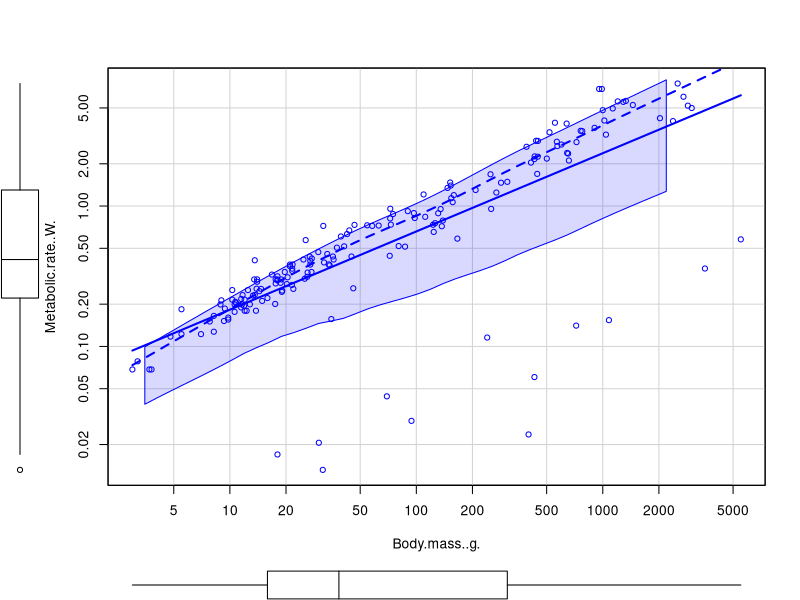
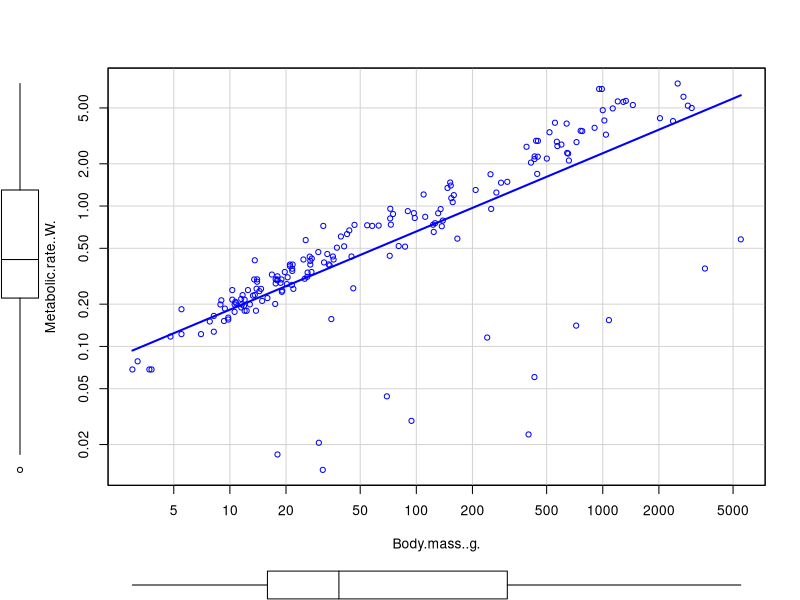
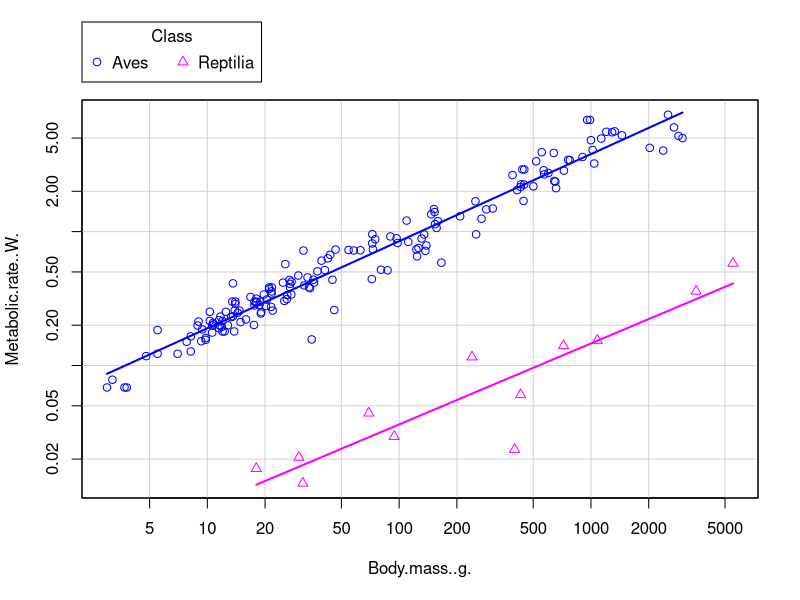
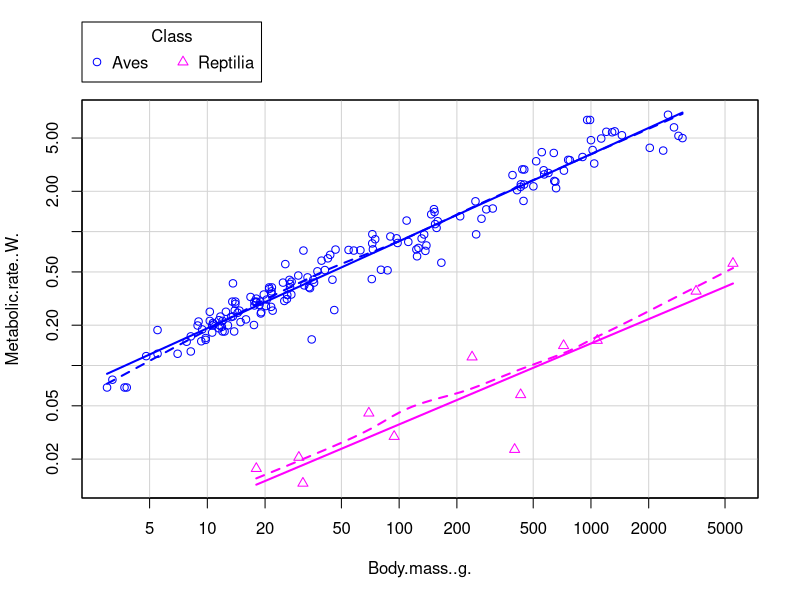
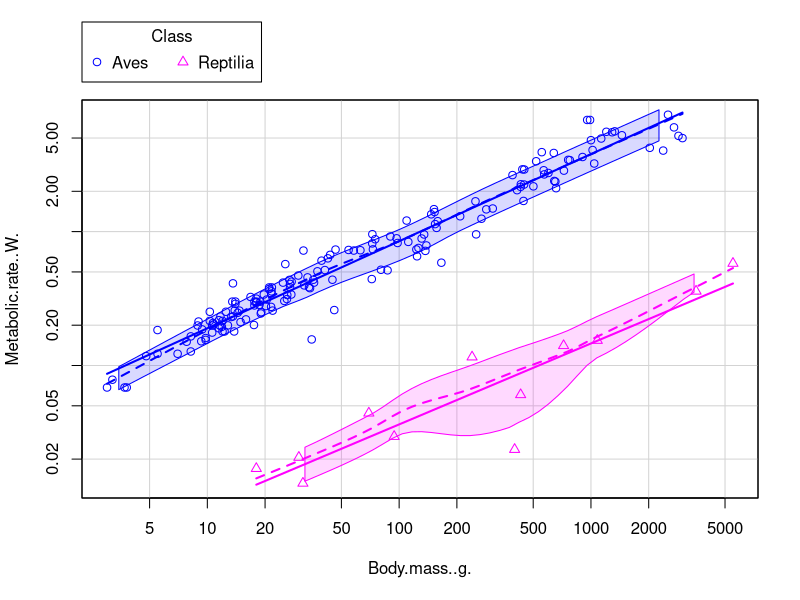
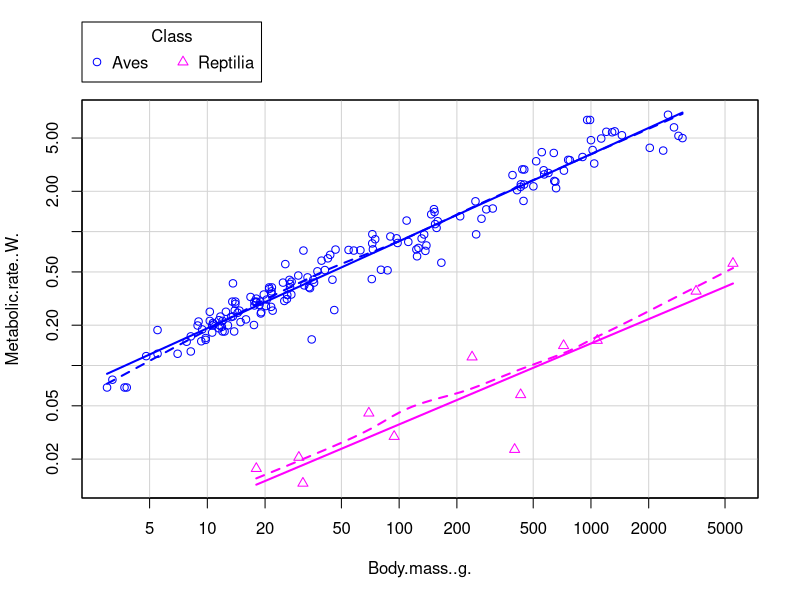
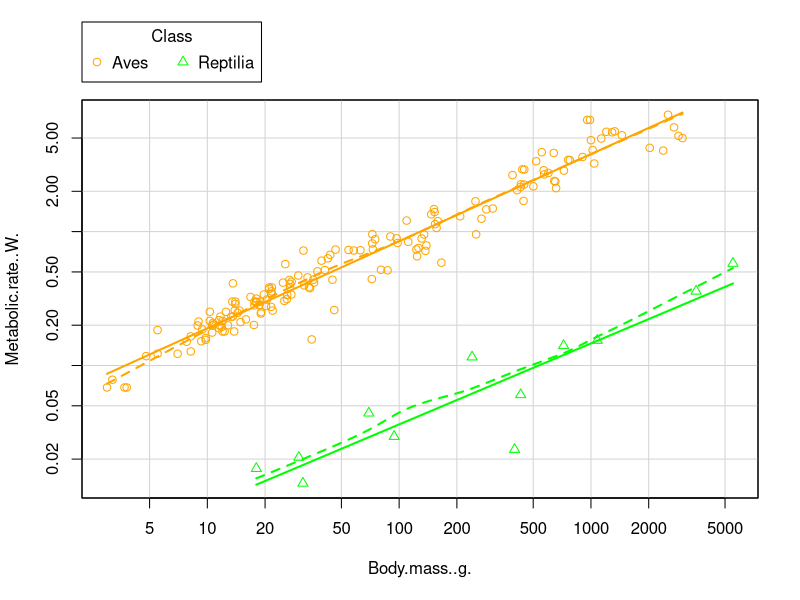
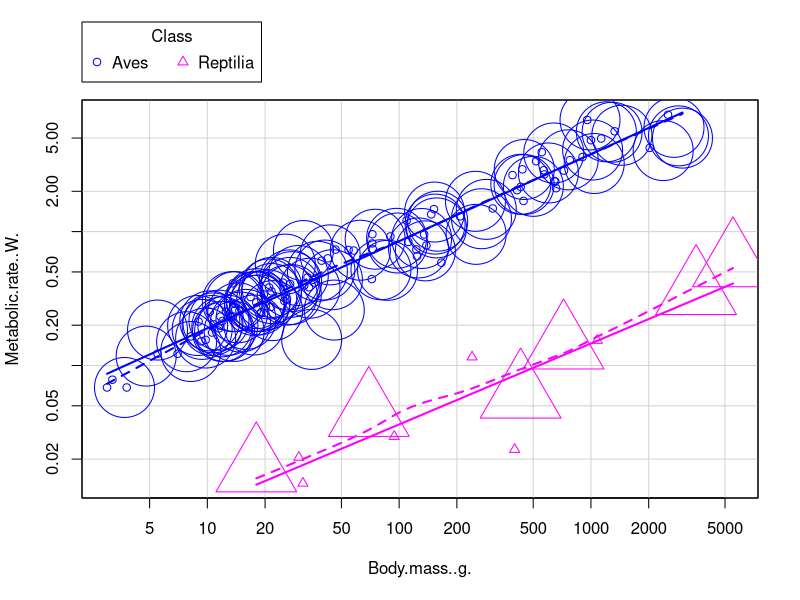

Generate these figures, in order, with R: (Note: this script raises an error after producing the figures.)
## For me: recall to  (setq ess-eval-visibly-p t)


## PURPOSE of this:
## Use different types of plot for same data
## Illustrate split-apply-combine
## Illustrate dealing with errors and incremental building of code
## Illustrate reading of help

######
## What is in the workspace? I want it clean
rm(list = ls())

anage <-  read.table("AnAge_birds_reptiles.txt", 
                     header=TRUE, na.strings="NA")


str(anage)
head(anage)
tail(anage)
summary(anage)

## Did you notice the naming of columns?


## Simpler to do it now, so it is available later
anage$logmet <- log(anage$Metabolic.rate..W.)
anage$logbm <- log(anage$Body.mass..g)



library(car)

scatterplot(Metabolic.rate..W. ~ Body.mass..g.,
            data = anage,
            log = "xy")

## too many lines; what are we getting rid of?
scatterplot(Metabolic.rate..W. ~ Body.mass..g.,
            data = anage,
            log = "xy",
            smooth = FALSE)

## But I have birds and reptiles. What is smooth doing?
scatterplot(Metabolic.rate..W. ~
                Body.mass..g. | Class,
            data = anage,
            log = "xy",
            smooth = FALSE)

scatterplot(Metabolic.rate..W. ~
                Body.mass..g. | Class,
            data = anage,
            log = "xy", smooth = TRUE)

## smooth each and add variance
scatterplot(Metabolic.rate..W. ~
                Body.mass..g. | Class,
            data = anage,
            log = "xy",
            smooth = list(smoother = loessLine,
                          var = TRUE))

## smooth explicitly, and remove variance envelope
scatterplot(Metabolic.rate..W. ~
                Body.mass..g. | Class,
            data = anage,
            log = "xy",
            smooth = list(smoother = loessLine,
                          var = FALSE))

## Notice colors. Working as expected
scatterplot(Metabolic.rate..W. ~
                Body.mass..g. | Class,
            data = anage,
            log = "xy",
            col = c("orange", "green"))

## But nope, not everything is changeable that way: e.g., cex
scatterplot(Metabolic.rate..W. ~
                Body.mass..g. | Class,
            data = anage,
            log = "xy",
            cex = c(1, 8))

## Oooops
scatterplot(Metabolic.rate..W. ~
                Body.mass..g. | Class,
            data = anage,
            log = "xy",
            cex = c(1, 8)[Class])


## Hummmm... no points
scatterplot(Metabolic.rate..W. ~
                Body.mass..g. | Class,
            data = anage,
            log = "xy",
            cex = c(1, 8)[anage$Class])


## What is happening here?? (For details of stringsAsFactors: https://developer.r-project.org/Blog/public/2020/02/16/stringsasfactors/index.html)
anage$Class

## Aha!
anage$Class <- factor(anage$Class)

## Now
plot(Metabolic.rate..W. ~ Body.mass..g.,
     data = anage,
     log = "xy",
     cex = c(1, 3)[anage$Class])

## Still does not do what we want
scatterplot(Metabolic.rate..W. ~
                Body.mass..g. | Class,
            data = anage,
            log = "xy",
            cex = c(1, 3)[anage$Class])



## let's try again. 
dx <- na.omit(anage[, c("Metabolic.rate..W.",
                        "Body.mass..g.",
                        "Class")])

scatterplot(Metabolic.rate..W. ~
                Body.mass..g. | Class,
            data = dx,
            log = "xy",
            cex = c(1, 3))

cexo <- c(1,3)[dx$Class]

scatterplot(Metabolic.rate..W. ~
                Body.mass..g. | Class,
            data = dx,
            log = "xy",
            cex = cexo) ## OK, I give up


## continue with plot

## ## This would break if Class is not a factor
plot(Metabolic.rate..W. ~ Body.mass..g.,
     data = anage,
     col = c("red", "blue")[anage$Class],
     log = "xy")


## legend?
plot(Metabolic.rate..W. ~ Body.mass..g.,
     data = anage,
     col = c("salmon", "darkgreen")[Class],
     pch = c(1, 2)[Class],
     log = "xy")

legend(10, 2, legend = levels(anage$Class),
       col = c("salmon", "darkgreen"),
       pch = c(1, 2))


## Remember: if I want to produce a pdf for real (say, a paper)
## change settings as needed and surround by pdf() and dev.off()

## Also, notice labels of y axis
op <- par(las = 1)

plot(Metabolic.rate..W. ~ Body.mass..g.,
     data = anage,
     col = c("salmon", "darkgreen")[Class],
     pch = c(1, 2)[Class],
     log = "xy")

legend(10, 2, legend = levels(anage$Class),
       col = c("salmon", "darkgreen"),
       pch = c(1, 2))

par(op)


## adding lines more of a pain here. We will continue below. Detour for
## now to using ggplot2


## ggplot

library(ggplot2)

p1 <- ggplot(aes(x = Body.mass..g.,
                 y = Metabolic.rate..W.),
             data = anage) + geom_point()
p1

## how can I use log?

p1 + scale_x_log10() + scale_y_log10()

## conditioning (using facet_wrap; there is also facet_grid)
p1 + scale_x_log10() + scale_y_log10() + facet_wrap( ~ Class)

p1 + scale_x_log10() + scale_y_log10() +
    facet_wrap( ~ Class) +
    geom_smooth(method = "lm")

p1 + scale_x_log10() + scale_y_log10() +
    facet_wrap( ~ Class) +
    geom_smooth(method = "lm", se = FALSE )

## Using color per class. Not using facet_wrap
p2 <- ggplot(aes(x = Body.mass..g.,
                 y = Metabolic.rate..W.,
                 color = Class),
             data = anage) +
    geom_point() 
p2

p2 + scale_x_log10() + scale_y_log10() +
    facet_wrap( ~ Class) +
    geom_smooth(method = "lm", se = FALSE )

## single panel
p2 + scale_x_log10() + scale_y_log10() +
    geom_smooth(method = "lm", se = FALSE )

## single panel, use other colors (which are much worse!)

p2 + scale_x_log10() + scale_y_log10() +
    geom_smooth(method = "lm", se = FALSE ) +
    scale_color_manual(values = c("red", "blue"))

library(cowplot)

## selection

birds <- anage[anage$Class == "Aves", ]

library(dplyr)
birds2 <- dplyr::filter(anage, Class == "Aves")

## creating new variables why might not always be good?
## (for log transformation)


## adding a legend interactively
plot(Metabolic.rate..W. ~ Body.mass..g.,
     data = anage,
     col = c("salmon", "darkgreen")[Class],
     pch = c(1, 2)[Class],
     log = "xy")

legend(locator(1), legend = levels(anage$Class),
       col = c("salmon", "darkgreen"),
       pch = c(1, 2))


## some more manual work

## todo
## - labels with at to use custom tick marks
## complete cases and table without NAs
## abline for plot for reptiles and aves

plot(logmet ~ logbm, data = anage,
     xlab = "Log body mass (g)",
     ylab = "Log metabolic rate (W)",
     axes = FALSE)

box()

## help for labels is not very helpful?
## where should we place the labels?

summary(anage)
## range of metabolic rate
exp(seq(from = -4.3, to = 2, length.out = 6))

yv <- c(0.01, 0.05, 0.15, 0.6, 2, 7) 
log(yv)

axis(side = 2, at = log(yv), labels = yv)

## Hummm, ugly for several reasons

plot(logmet ~ logbm, data = anage,
     xlab = "Body mass (g)",
     ylab = "Metabolic rate (W)",
     axes = FALSE,
     ylim = c(log(0.01),
              max(anage$logmet)))  ## what happened?

plot(logmet ~ logbm, data = anage,
     xlab = "body mass (g)",
     ylab = " metabolic rate (W)",
     axes = FALSE,
     ylim = c(log(0.01),
              max(anage$logmet, na.rm = TRUE)))

box()
axis(side = 2, at = log(yv), labels = yv)

dev.off()

## changing par
op <- par(las = 1)

plot(logmet ~ logbm, data = anage,
     xlab = "Log body mass (g)", ylab = "Log metabolic rate (W)",
     axes = FALSE, ylim = c(log(0.01), max(anage$logmet, na.rm = TRUE)))
box()
axis(side = 2, at = log(yv), labels = yv)

par(op)


anage.clean <- anage[
    complete.cases(
        anage[, c("Class",
                  "Metabolic.rate..W.",
                  "Body.mass..g.")])
  , ]
summary(anage.clean)


anage.clean2 <- na.omit(
    anage[, c("Class", "Metabolic.rate..W.", "Body.mass..g.")])
summary(anage.clean2)

nrow(anage.clean)
nrow(anage.clean2)

stopifnot(nrow(anage.clean) == nrow(anage.clean2))

anage3 <- dplyr::filter(anage,
                        !is.na(Metabolic.rate..W.) &
                        !is.na(Body.mass..g.))

anage4 <- dplyr::filter(anage,
                        !(is.na(Metabolic.rate..W.) |
                          is.na(Body.mass..g.)))

summary(anage3)
summary(anage4)
identical(anage3, anage4)

## Quick and dirty version of expect_true, etc
## ALWAYS add testing code as you go along
stopifnot(identical(anage3, anage4))


## Hummm... What gives here?
identical(anage.clean, anage3)


mapply(identical, anage.clean, anage3)
## or
Map(identical, anage.clean, anage3)

## what gives?

attributes(anage.clean)
attributes(anage3)

length(attributes(anage.clean))
length(attributes(anage3))


## Possibly misleading. Not anymore
Map(identical, attributes(anage.clean), attributes(anage3))

names(attributes(anage3))
names(attributes(anage.clean))

stopifnot(all(names(attributes(anage.clean)) == names(attributes(anage3))))

for(att in names(attributes(anage3))) {
    cat("\n attribute ", att, "\n")
    print(identical(attributes(anage3)[[att]],
                    attributes(anage.clean)[[att]]))
}
## here:
## let's use lapply, just to practice

lapply(names(attributes(anage3)),
       function(u) {
           cat("\n attribute ", u, ": ", 
               identical(attributes(anage3)[[u]],
                         attributes(anage.clean)[[u]]),
               "\n")
       })

## those NULL: they are ugly!!

## sending to null (or whatever)
null <- lapply(names(attributes(anage3)),
       function(u) {
           cat("\n attribute ", u, ": ", 
               identical(attributes(anage3)[[u]],
                         attributes(anage.clean)[[u]]),
               "\n")
       })


## Notes:
##  - check Map vs mapply: where?
##  - what we did? why?
##  - arguments to plot?
##  - where is this file?

## Back to the plot

### ablines and regression
birds <- dplyr::filter(anage, Class == "Aves")

summary(lm(logmet ~ logbm, birds))

plot(logmet ~ logbm, birds)
abline(lm(logmet ~ logbm, birds))

## ok but ... we want both birds and reptiles
## let's plot both. First, we want the regression lines

mbirds <- lm(logmet ~ logbm,
             data = dplyr::filter(anage, Class == "Aves"))

## similar to
mbirds0 <- lm(logmet ~ logbm,
              data = anage,
              subset = (Class == "Aves"))

stopifnot(
    identical(
        coefficients(mbirds0), coefficients(mbirds)))

mrept <- lm(logmet ~ logbm,
            data = dplyr::filter(anage, Class != "Aves"))

## we will want colors
colors() ## yes, we have a few choices . How do I choose?

## Now, plot the points and then add regression lines
plot(logmet ~ logbm, anage,
     col = c("salmon", "turquoise")[Class])

abline(mbirds, col = "salmon")
abline(mrept, col = "turquoise")


## Too much work. 
## A nicer, smarter way?

## I can certainly do this. split-apply(-combine)
lapply(split(anage, anage$Class),
       function(dd) lm(logmet ~ logbm, data = dd))


plot(logmet ~ logbm, anage,
     col = c("salmon", "turquoise")[Class])

lapply(split(anage, anage$Class),
       function(dd)
           abline(lm(logmet ~ logbm, data = dd)))
## OK, looks doable. A few minor tweaks and we are done

############### A tangent
## What about sapply?
## Not a natural thing to do here
sapply(split(anage, anage$Class),
       function(dd) lm(logmet ~ logbm, data = dd))

sapply(split(anage, anage$Class),
       function(dd) lm(logmet ~ logbm, data = dd),
       simplify = FALSE)

## And vapply; too much of a mess here
## and not a natural application
vapply(split(anage, anage$Class),
       function(dd) lm(logmet ~ logbm, data = dd),
       FUN.VALUE = lm(logmet ~ logbm, data = anage))

## However, use vapply whenever you can instead of sapply!
## Lets continue on the tangent here. From the help of sapply

i39 <- sapply(3:9, seq) # list of vectors

sapply(i39, summary)

vapply(i39, summary,
       c(Min. = 0, "1st Qu." = 0, Median = 0,
         mean = 0, "3rd Qu." = 0, Max. = 0))

i39b <- i39
i39b[[2]] <- factor(letters[1:5])

sapply(i39b, summary)

vapply(i39b, summary,
       c(Min. = 0, "1st Qu." = 0, Median = 0,
         mean = 0, "3rd Qu." = 0, Max. = 0))

## And replicate?
replicate(1000, mean(rnorm(100)))

####### End tangent


colores <- c("salmon", "turquoise")

## OK, promising?
plot(logmet ~ logbm, anage, col = colores[Class])

## ;-(
lapply(split(anage, anage$Class),
       function(dd)
           abline(lm(logmet ~ logbm, data = dd),
                  col = colores[Class]))

## yes (and get rid of the NULLs)

junk <- lapply(
    split(anage, anage$Class),
    function(dd)
        abline(lm(logmet ~ logbm,
                  data = dd),
               col = colores[dd$Class]))


## What did we do? If we get side tracked
dddd <- split(anage, anage$Class)

lapply(dddd, function(u) u$Class)



## see help of "by" for another example
## of extracting coefficients by group

